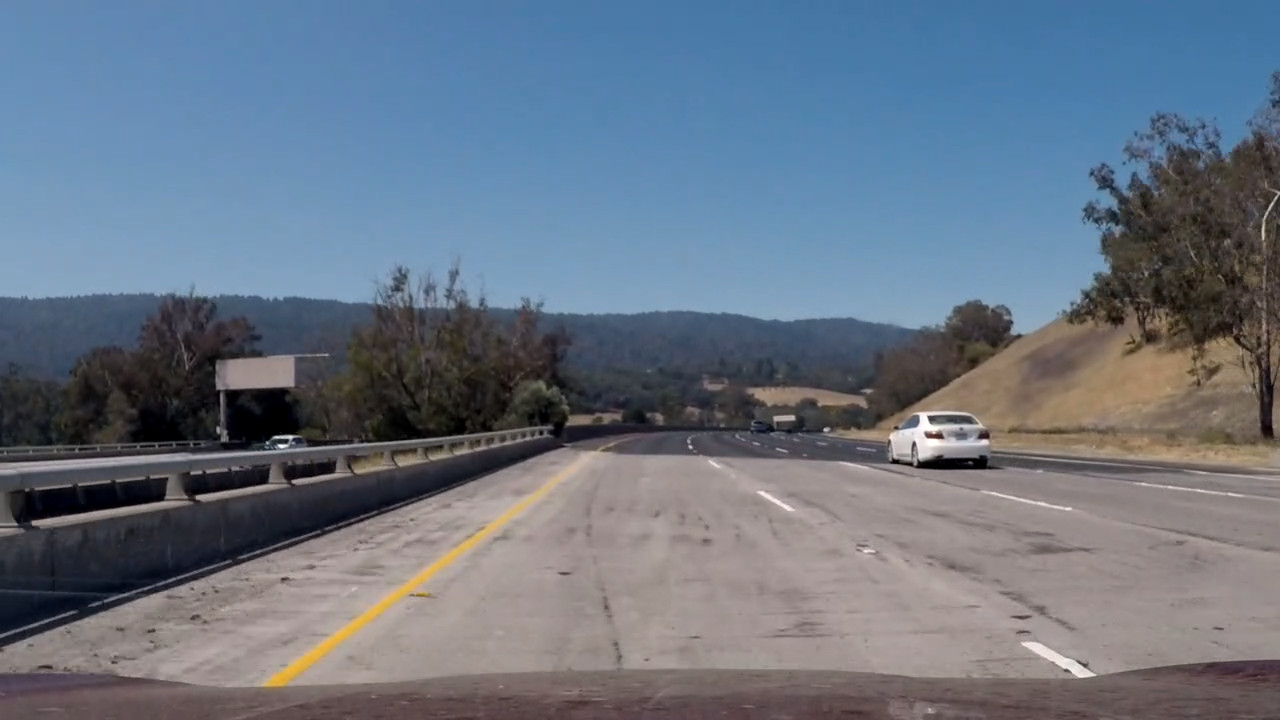
#> input picture test_images/mytestimage.jpg, 1280 x 720 px
$ python -i thresholding2.py   (imports and definitions only)   (older library calls are emulated)
#> lines starting #> are read from the running program, lines starting #| are printed output that depends on the picture; after the words box and inside, x2 and y2 are one past the last pixel; in counts of white or black regions, pixels touching at a corner belong together
import numpy as np
import cv2

# my own modules
import config


def boolean_to_binary(boolean_array):
    binary = np.zeros_like(boolean_array, float)
    binary[boolean_array] = 1
    return binary

def simple_thresh(img, thresh):
    return boolean_to_binary((img >= thresh[0]) & (img <= thresh[1]))

def abs_sobel_thresh(der, thresh):
    der = np.absolute(der)
    der = np.uint8(der * 255 / np.max(der))
    return simple_thresh(der, thresh)

def mag_thresh(dx, dy, thresh):
    magnitude = np.sqrt(dx**2 + dy**2)
    magnitude = np.uint8(magnitude * 255 / np.max(magnitude))
    return simple_thresh(magnitude, thresh)

def dir_thresh(dx, dy, thresh):
    dir_grad = np.arctan2(dy, dx)
    return simple_thresh(dir_grad, thresh)

def combined_gradient_threshold(img, min_dx, min_dy, min_magnitude):
    dx = cv2.Sobel(img, cv2.CV_64F, 1, 0, ksize=3)
    dy = cv2.Sobel(img, cv2.CV_64F, 0, 1, ksize=3)

    dx_binary = abs_sobel_thresh(dx, (min_dx, 255))
    dy_binary = abs_sobel_thresh(dy, (min_dy, 255))

    mag_binary = mag_thresh(dx, dy, (min_magnitude, 255))
    dir_binary = dir_thresh(dx, dy, (0.7, 1.3))

    if config.VISUALIZE_COMBINED_GRADIENT_THRESHOLD:
        gradxy = boolean_to_binary((dx_binary == 1) & (dy_binary == 1))
        magdir = boolean_to_binary((mag_binary == 1) & (dir_binary == 1))
        color = np.dstack((np.zeros_like(gradxy), gradxy, magdir))
        cv2.imshow('debug', color)
        if cv2.waitKey() % 256 == 27:
            exit()

    return boolean_to_binary(
        ((dx_binary == 1) & (dy_binary == 1)) | ((mag_binary == 1) & (dir_binary == 1))
    )

def threshold(img):
    hls = cv2.cvtColor(img, cv2.COLOR_BGR2HLS).astype(np.float)

    l_channel = hls[:, :, 1]
    s_channel = hls[:, :, 2]

    l_grad = combined_gradient_threshold(l_channel, 30, 30, 40)
    ls_combo = boolean_to_binary((l_channel >= 100) & (s_channel >= 140))

    if config.VISUALIZE_THRESHOLD:
        color = np.dstack((np.zeros_like(l_grad), l_grad, ls_combo))
        cv2.imshow('debug', color)
        if cv2.waitKey() % 256 == 27:
            exit()

    return boolean_to_binary((l_grad == 1) | (ls_combo == 1))

def threshold2(img):
    hls = cv2.cvtColor(img, cv2.COLOR_BGR2HLS).astype(np.float)

    h_channel = hls[:, :, 0]
    l_channel = hls[:, :, 1]
    s_channel = hls[:, :, 2]

    l_channel = l_channel * (255.0 / np.percentile(l_channel[int(l_channel.shape[0]*0.6):, :], 99.9))
    yellow = (h_channel >= 20) & (h_channel <= 40) & (s_channel >= 20)
    white = (l_channel >= 230)

    white_binary = boolean_to_binary(white)
    white_or_yellow_binary = boolean_to_binary(white | yellow)

    if config.VISUALIZE_THRESHOLD:
        color = np.dstack((white_binary, white_or_yellow_binary, white_or_yellow_binary))
        cv2.imshow('debug', color)
        if cv2.waitKey() % 256 == 27:
            exit()

    return white_or_yellow_binary

>>> import cv2
>>> picture = cv2.imread('../test_images/mytestimage.jpg')
#> picture is the input picture: shape (720, 1280, 3); mean B, G, R 131.1, 116.4, 105.1
>>> result = threshold(picture)
#> in combined_gradient_threshold, `dy = cv2.Sobel(img, cv2.CV_64F, 0, 1, ksize=3)`:
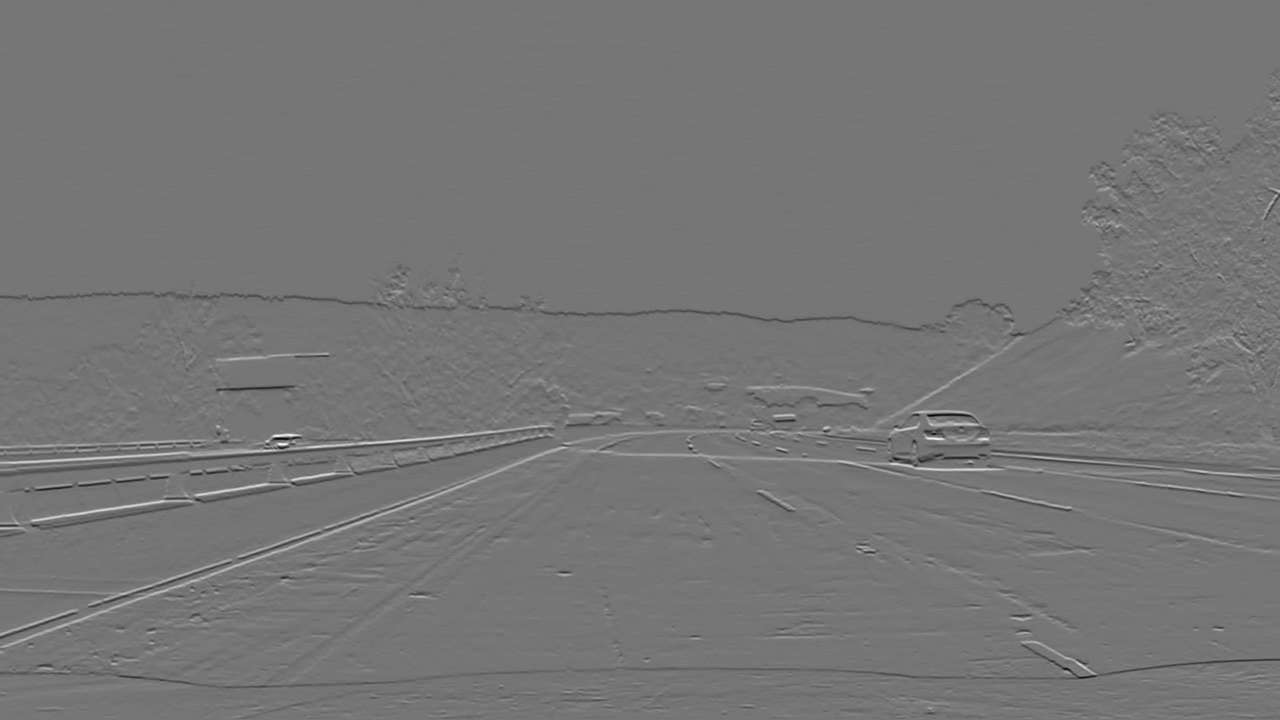
#> dy: shape (720, 1280) float64; min -636, max 736, mean -0.4; drawn with min black and max white
#> in simple_thresh, `return boolean_to_binary((img >= thresh[0]) & (img <= thresh[1]))`:
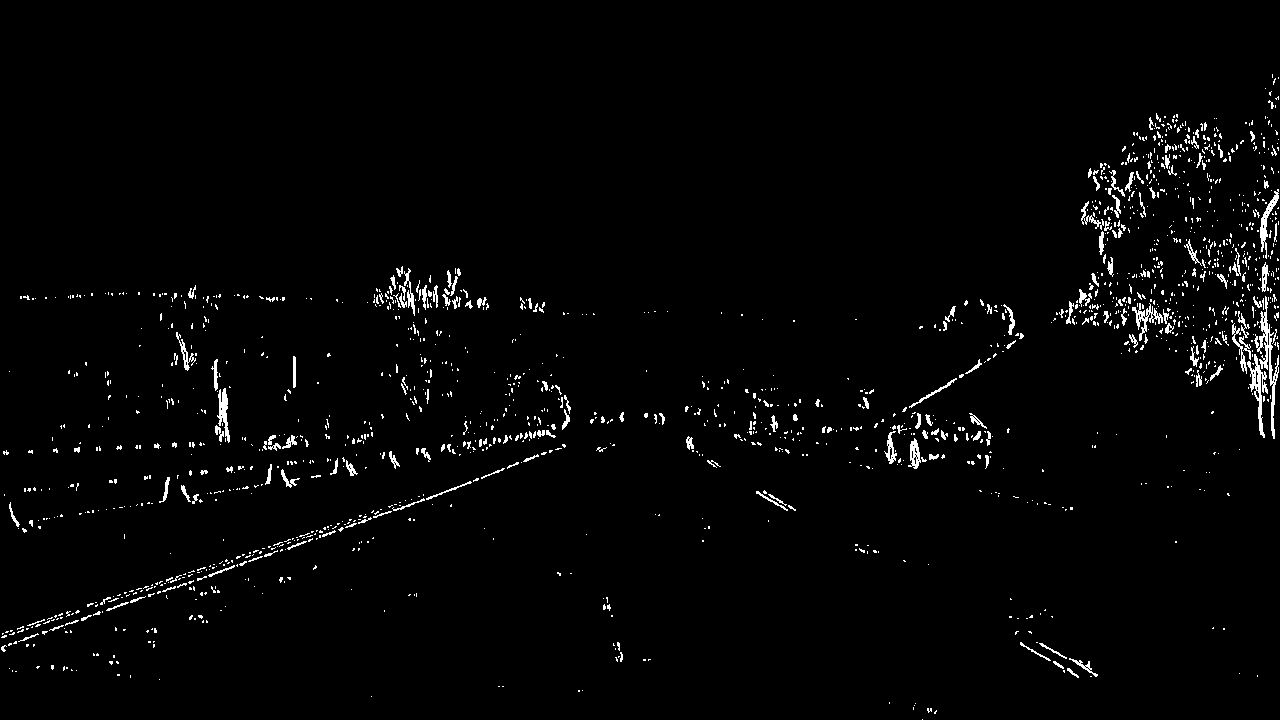
#> returned value: shape (720, 1280) float64; values 0 (black) and 1 (white), 2.1% white in thin lines or dots, all inside (x1, y1, x2, y2) = (1, 74, 1279, 720)
#> in simple_thresh (call 2), `return boolean_to_binary((img >= thresh[0]) & (img <= thresh[1]))`: returned value: shape (720, 1280) float64; values 0 (black) and 1 (white), 4.5% white; 1273 white regions (1078 under 20 px), largest, box (x1, y1, x2, y2) and area: (0, 422, 555, 477) 3980, (0, 437, 606, 648) 3809, (192, 433, 555, 504) 2294
#> in simple_thresh (call 3), `return boolean_to_binary((img >= thresh[0]) & (img <= thresh[1]))`: returned value: shape (720, 1280) float64; values 0 (black) and 1 (white), 4.1% white in thin lines or dots, all inside (x1, y1, x2, y2) = (0, 78, 1280, 715)
#> in dir_thresh, `dir_grad = np.arctan2(dy, dx)`:
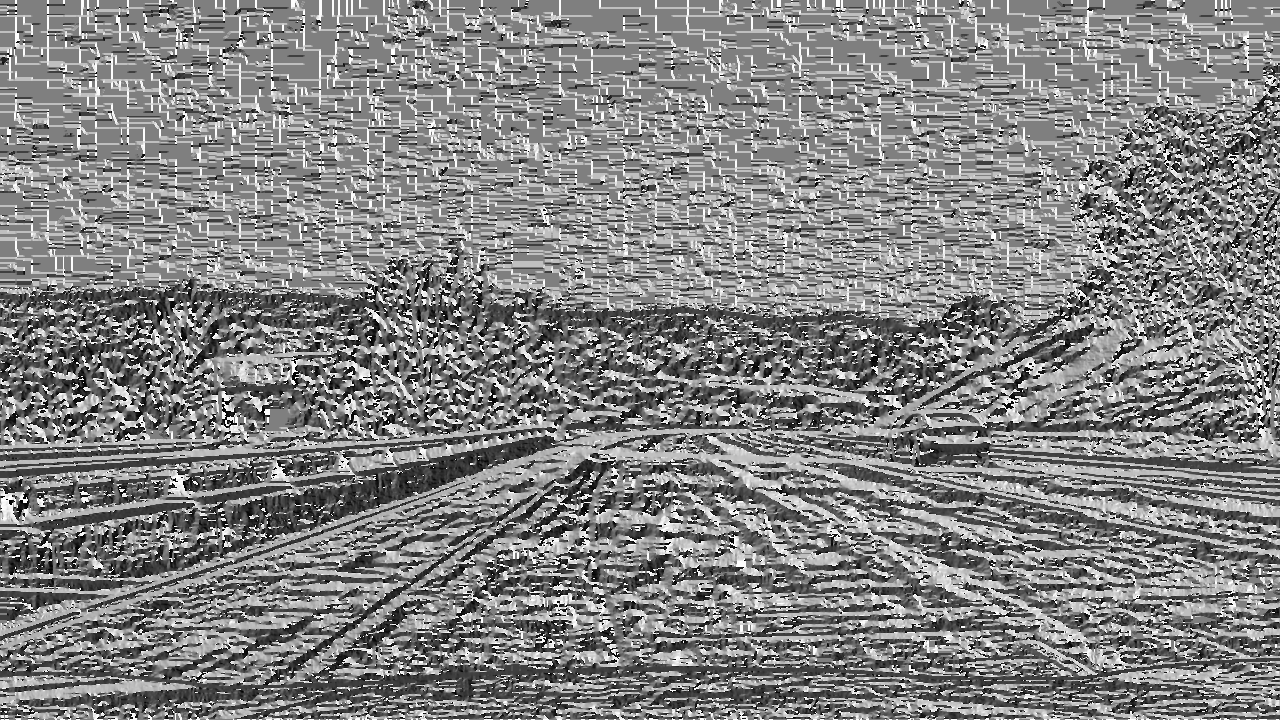
#> dir_grad: shape (720, 1280) float64; min -3.14, max 3.14, mean 0.0937; drawn with min black and max white
#> call 4 of simple_thresh, with thresh = (0.7, 1.3)
#> in simple_thresh (call 4), `return boolean_to_binary((img >= thresh[0]) & (img <= thresh[1]))`:
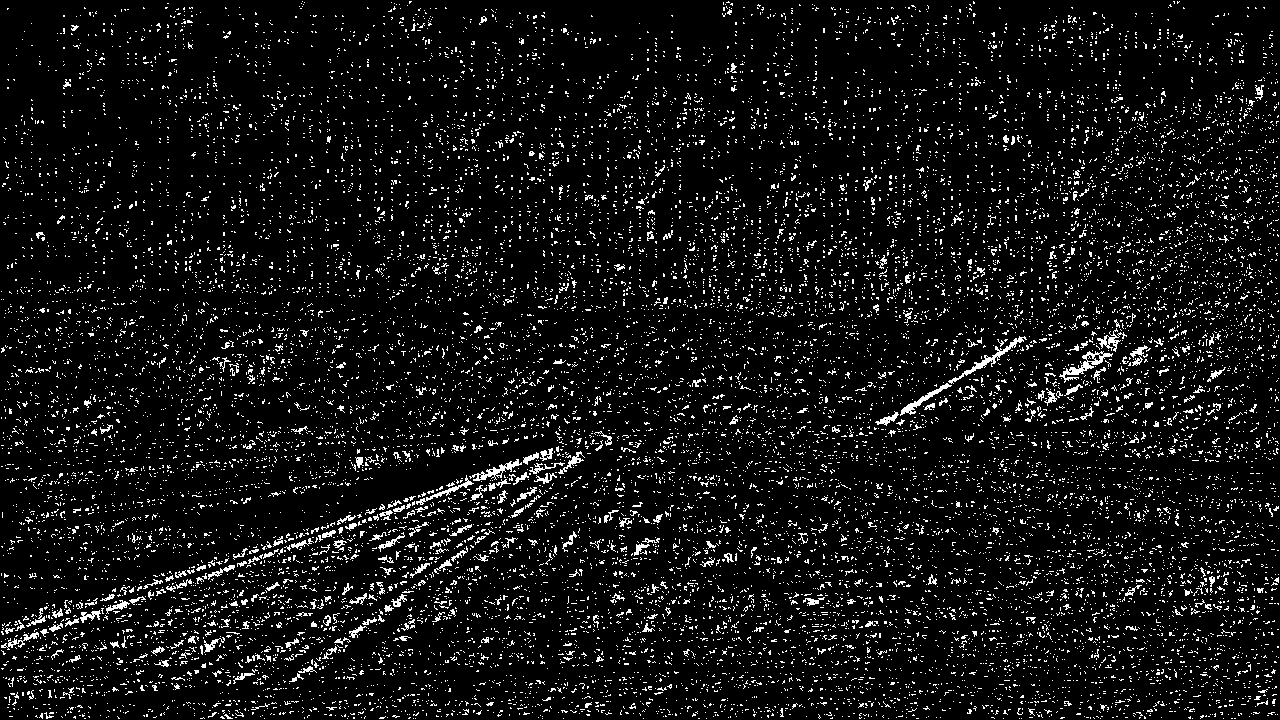
#> returned value: shape (720, 1280) float64; values 0 (black) and 1 (white), 7.3% white in thin lines or dots
#> (the run stopped early here; a loop or call above may not have finished)
